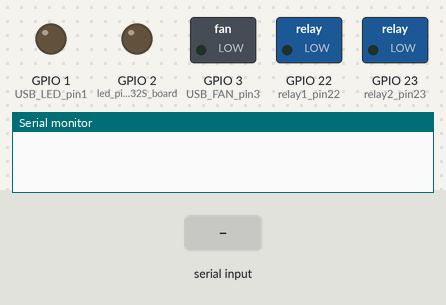
Simulated run of this sketch. Board: ESP32. Shown: switched loads named in the sketch (green lamp = pin HIGH), output pins drawn as LEDs (lit = HIGH), the last lines printed to the serial monitor. The test bench sets the inputs (shaded band). Nothing arrives over Bluetooth unless stated.

Above: at 1.2 s.
1.3 s: "1" received over the second serial link
At 2.1 s:
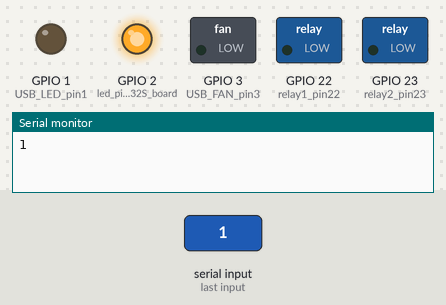
2.8 s: "3" received over the second serial link
At 3.2 s:
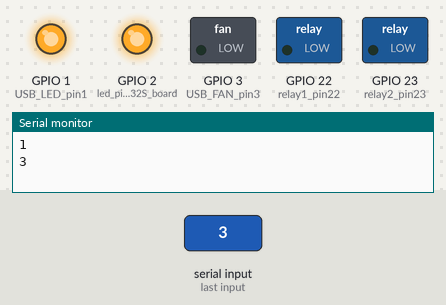
4.3 s: "2" received over the second serial link
At 5.5 s:
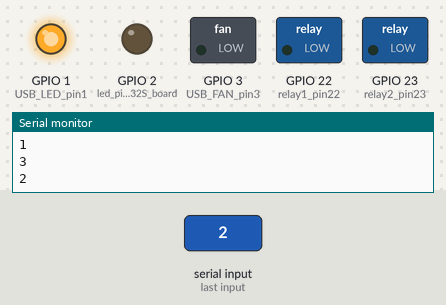
5.8 s: "5" received over the second serial link
At 6.7 s:
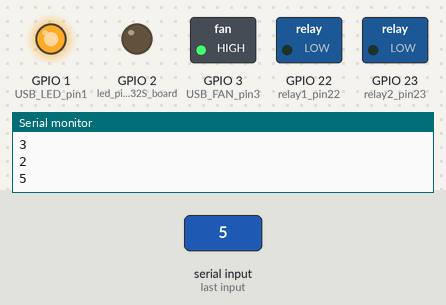
7.3 s: "4" received over the second serial link
At 7.8 s:
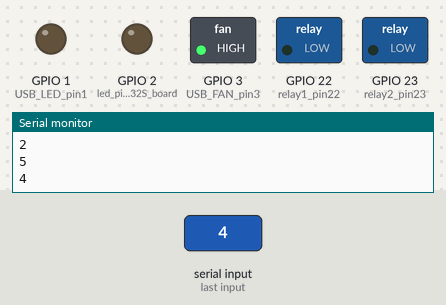
8.8 s: "8" received over the second serial link
At 10.2 s:
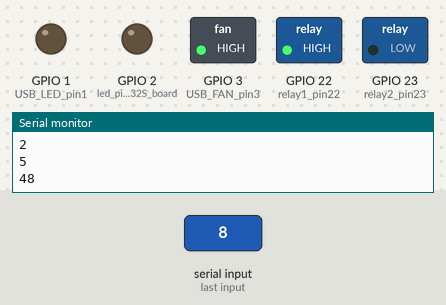
Timing chart, 0 to 11.3 s (numbered marks = the images above; inputs shaded):
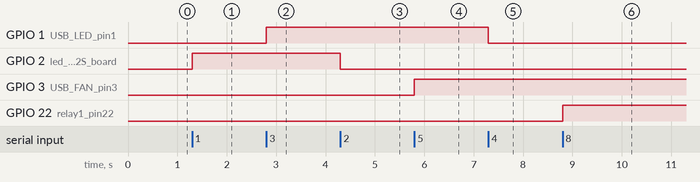

The sketch:

code_ESP32_NBIOT_BT_app_LED_FAN_jack_test_relay_ok1091008.ino
```cpp
//手機藍芽APP按鈕及語音控制家電
//filename:code_ESP32_NBIOT_BT_app_LED_FAN_jack_test_relay_ok1091008
//手機藍芽語音或按鍵控制家電 程式碼原始未編寫腳位與藍芽字元已編寫程式1090927
//filename:code_ESP32_NBIOT_bluetooth_app_LED_FAN_test_ok_1090927
//source:
//ESP32輔助版 藍芽語音辨識 智慧家電
//https://youyouyou.pixnet.net/blog/post/120569425-esp32%e8%bc%94%e5%8a%a9%e7%89%88-%e8%97%8d%e8%8a%bd%e8%aa%9e%e9%9f%b3%e8%be%a8%e8%ad%98-%e6%99%ba%e6%85%a7%e5%ae%b6%e9%9b%bb
//第十六篇 ESP32 藍芽BLE連線：即時通訊與語音指令
//https://youyouyou.pixnet.net/blog/post/120275962-%e7%ac%ac%e5%8d%81%e5%85%ad%e7%af%87-esp32-%e8%97%8d%e8%8a%bdble%e9%80%a3%e7%b7%9a%ef%bc%9a%e5%8d%b3%e6%99%82%e9%80%9a%e8%a8%8a

//手機APP關鍵字搜尋： arduino bluetooth control (broxcode)
//舊版手機APP：https://t.ly/3GPa
#include <BluetoothSerial.h>
BluetoothSerial BT;

void setup()
{
 // Serial.begin(115200);  //注意：NBIOT expanding board 之USB Power因共用1,3，導致Serial需要關閉 jack 1090927
 //講師說設計瑕疵 暫用此腳位作為USB電燈與風扇腳位
 //故此手機藍芽控制此NBIOT板時需註解此行Serial.begin(115200)
  //BT.begin("ESP32");//<<記得改名
  BT.begin("jackESP32BLE1091008");
  //<<記得改名  手機要開藍芽/GPS定位???方可找到/並搜尋此名稱"jackESP32BLE1091008"
  //後連線arduinoAPP
  //範例程式：https://bit.ly/2EBzkEd
//注意：USB Power因共用1,3，導致Serial需要關閉
  pinMode(2,OUTPUT);//led pin2 on ESP32S board  @jack1091008
  pinMode(1,OUTPUT);//USB LED pin1 @jack1091008
  pinMode(3,OUTPUT);//USB FAN pin3 @jack1091008
  pinMode(22,OUTPUT);//relay1 pin22 @jack1091008 with 2relay module
  pinMode(23,OUTPUT);//relay2 pin23 @jack1091008 with 2relay module

 // pinMode(7,OUTPUT);//USB LED pin7 @jack1091008
 // pinMode(8,OUTPUT);//USB FAN pin8 @jack1091008

}

void loop()
{
  if(Serial.available())
  {
    String data=Serial.readString();
    BT.println(data);
  }
  if(BT.available()){Serial.println("");}
  while(BT.available())
  {
    char btdata=BT.read();
    Serial.print(btdata);
    if(btdata=='1'){digitalWrite(2,HIGH);} //led pin2 on ESP32S board  @jack1091008
    if(btdata=='2'){digitalWrite(2,LOW);} //led pin2 on ESP32S board  @jack1091008
    if(btdata=='3'){digitalWrite(1,HIGH);}  //USB LED pin1 @jack1091008
    if(btdata=='4'){digitalWrite(1,LOW);}   //USB LED pin1 @jack1091008
    if(btdata=='5'){digitalWrite(3,HIGH);}  //USB LED pin1 @jack1091008
    if(btdata=='6'){digitalWrite(3,LOW);}  //USB LED pin1 @jack1091008

    //if(btdata=='7'){digitalWrite(22,HIGH);}  //relay1 pin22 on  LED ON test ok @jack1091008
    //if(btdata=='8'){digitalWrite(22,LOW);}  //relay1 pin22 off LED OFF test ok @jack1091008
    //if(btdata=='9'){digitalWrite(23,HIGH);}  //relay2 pin23 on LED ON test ok @jack1091008
    //if(btdata=='0'){digitalWrite(23,LOW);}  //relay2 pin23  off LED ON test ok @jack1091008  note:btdata=='10' 無法作用 字體也非藍色與前面123456789不同

    if(btdata=='7'){digitalWrite(22,LOW);}  //relay1 pin22 on @jack1091008
    if(btdata=='8'){digitalWrite(22,HIGH);}  //relay1 pin22 off @jack1091008
    if(btdata=='9'){digitalWrite(23,LOW);}  //relay2 pin23 on @jack1091008
    if(btdata=='0'){digitalWrite(23,HIGH);}  //relay2 pin23 off @jack1091008  note:btdata=='10' 無法作用 字體也非藍色與前面123456789不同


  }
  delay(1);
}
```

Measured:
- after the input at 1.3 s, GPIO 2 (led_pin2_on_ESP32S_board): LOW → HIGH at once
- after the input at 2.8 s, GPIO 1 (USB_LED_pin1): LOW → HIGH at once
- after the input at 4.3 s, GPIO 2 (led_pin2_on_ESP32S_board): HIGH → LOW at once
- after the input at 5.8 s, GPIO 3 (USB_FAN_pin3): LOW → HIGH at once
- after the input at 7.3 s, GPIO 1 (USB_LED_pin1): HIGH → LOW at once
- after the input at 8.8 s, GPIO 22 (relay1_pin22): LOW → HIGH at once
